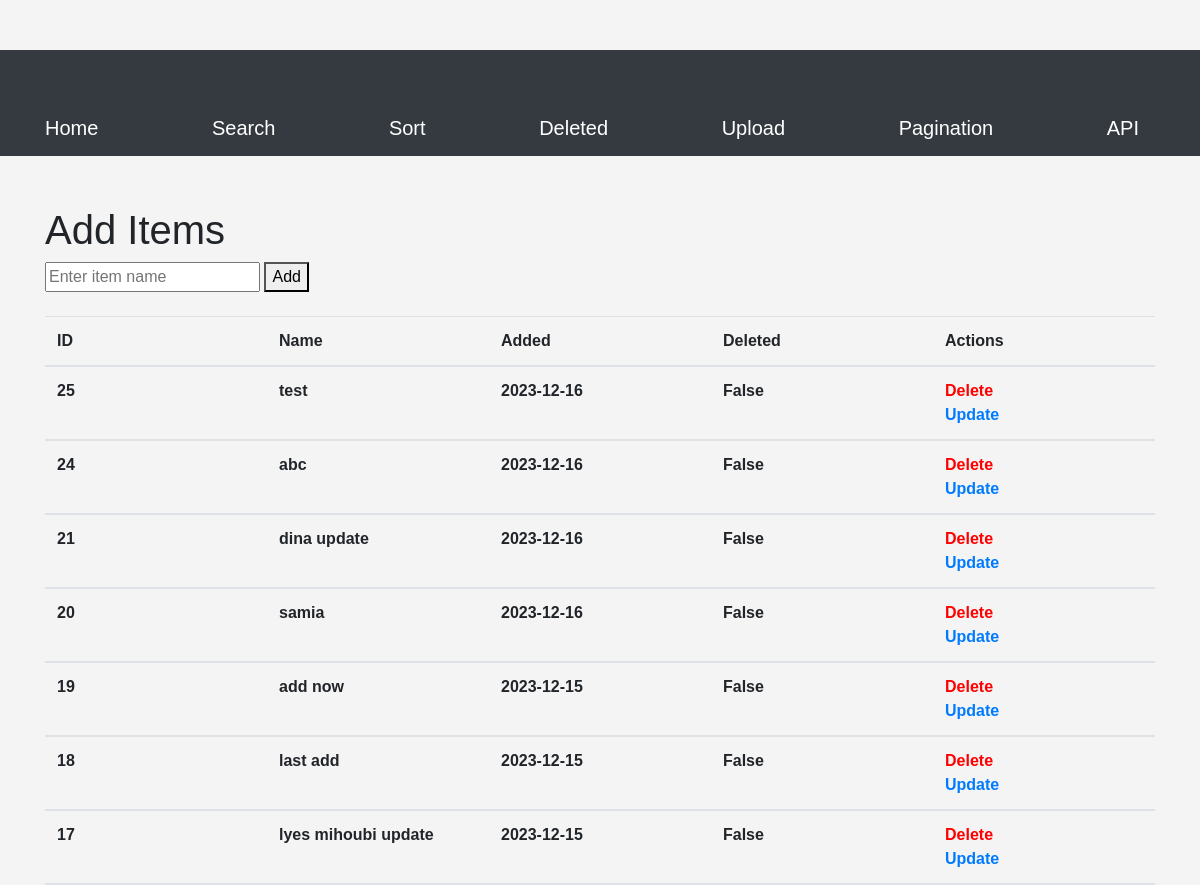
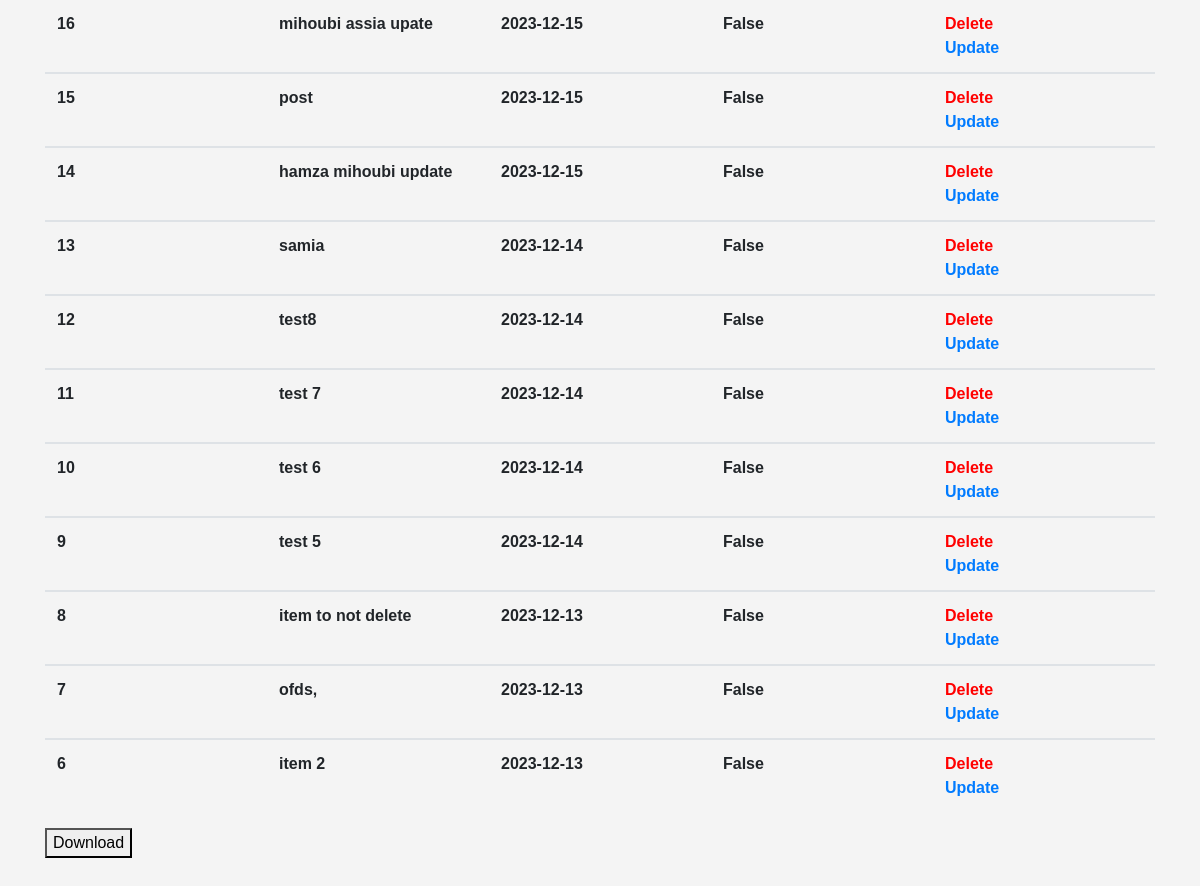
The page / on the database its author committed (2 pictures, top to bottom).
### app.py (models this page shows)
class Item(db.Model):
    id = db.Column(db.Integer, primary_key=True)
    name = db.Column(db.String(100))
    added = db.Column(db.DateTime, default=datetime.utcnow())
    deleted = db.Column(db.Boolean, default=False)

### app.py (the view)
@app.route("/", methods=["POST", "GET"])
def home():
    items = Item.query.order_by(Item.id.desc()).filter(Item.deleted == False).all()
    if request.method == "POST":
        name = request.form["name"]
        new_item = Item(name=name)
        try:
            db.session.add(new_item)
            db.session.commit()
            return redirect("/")
        except:
            return "Something went wrong"
    else:
        return render_template("home.html", items=items)

### templates/home.html (shortened to what this page needs)
{% extends 'base.html' %} {% block title %}Home{% endblock %} {% block content
%}
<h1>Add Items</h1>
<div class="search-form">
  <form action="/" method="post">
    <input type="text" name="name" placeholder="Enter item name" required />
    <button type="submit">Add</button>
  </form>
  <br />
  {% if items|length >= 1 %}
  <table class="table">
    <thead>
      <tr>
        <th>ID</th>
        <th>Name</th>
        <th>Added</th>
        <th>Deleted</th>
        <th>Actions</th>
      </tr>
    </thead>
    {% for item in items %}
    {% if item.deleted == False %}
    <tbody>
      <tr>
        <th>{{item.id}}</th>
        <th>{{item.name}}</th>
        <th>{{item.added.date()}}</th>
        <th>{{item.deleted}}</th>
        <th>
            <a href="/delete/{{ item.id }}" style="color: red;">Delete</a>
            <br />
            <a href="/update/{{ item.id }}">Update</a>
        </th>
      </tr>
    </tbody>
    {% endif %}
    {% endfor %}
  </table>
  <form action="/download" method="post">
    <button type="submit">Download</button>
</form>
<br>
<br>
  {% else %}
  <h2>There no no Items</h2>
  {% endif %}
</div>
{% endblock %}

### templates/base.html (shortened to what this page needs)
<!DOCTYPE html>
<html>
  <head>
    <link
      rel="stylesheet"
      href="https://stackpath.bootstrapcdn.com/bootstrap/4.5.2/css/bootstrap.min.css"
    />
    <link
      rel="stylesheet"
      href="{{ url_for('static', filename='styles.css') }}"
    />
  </head>
  <body>
    <nav class="navbar navbar-expand-lg navbar-dark bg-dark">
      <div class="container">
        <a class="navbar-brand" href="/">Home</a>
        <a class="navbar-brand" href="/search">Search</a>
        <a class="navbar-brand" href="/sort">Sort</a>
        <a class="navbar-brand" href="/deleted">Deleted</a>
        <a class="navbar-brand" href="/upload">Upload</a>
        <a class="navbar-brand" href="/pagination">Pagination</a>
        <a class="navbar-brand" href="/api">API</a>
      </div>
    </nav>
    <div class="container">{% block content %}{% endblock %}</div>
  </body>
</html>

### static/styles.css (style rules this page uses)
body { font-family: Arial, sans-serif; background-color: #f4f4f4; padding-top: 50px; }
.container { margin-top: 50px; }
th { width: 100px; }

### rows shown on the page
Item: id "25", name "test", added "2023-12-16", deleted "False"
Item: id "24", name "abc", added "2023-12-16", deleted "False"
Item: id "21", name "dina update", added "2023-12-16", deleted "False"
Item: id "20", name "samia", added "2023-12-16", deleted "False"
Item: id "19", name "add now", added "2023-12-15", deleted "False"
Item: id "18", name "last add", added "2023-12-15", deleted "False"
Item: id "17", name "lyes mihoubi update", added "2023-12-15", deleted "False"
Item: id "16", name "mihoubi assia upate", added "2023-12-15", deleted "False"
Item: id "15", name "post", added "2023-12-15", deleted "False"
Item: id "14", name "hamza mihoubi update", added "2023-12-15", deleted "False"
Item: id "13", name "samia", added "2023-12-14", deleted "False"
Item: id "12", name "test8", added "2023-12-14", deleted "False"
Item: id "11", name "test 7", added "2023-12-14", deleted "False"
Item: id "10", name "test 6", added "2023-12-14", deleted "False"
Item: id "9", name "test 5", added "2023-12-14", deleted "False"
Item: id "8", name "item to not delete", added "2023-12-13", deleted "False"
Item: id "7", name "ofds,", added "2023-12-13", deleted "False"
Item: id "6", name "item 2", added "2023-12-13", deleted "False"
